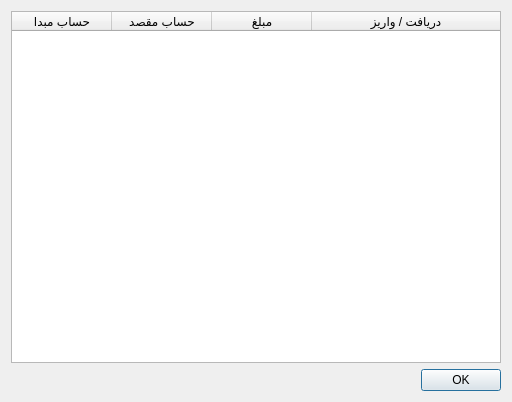
<?xml version="1.0" encoding="UTF-8"?>
<ui version="4.0">
 <class>transeaction_dia</class>
 <widget class="QDialog" name="transeaction_dia">
  <property name="geometry">
   <rect>
    <x>0</x>
    <y>0</y>
    <width>512</width>
    <height>402</height>
   </rect>
  </property>
  <property name="windowTitle">
   <string>Dialog</string>
  </property>
  <layout class="QVBoxLayout" name="verticalLayout">
   <item>
    <widget class="QTableWidget" name="transactiontable">
     <property name="whatsThis">
      <string>نمایش اطلاعات تراکنش </string>
     </property>
     <property name="editTriggers">
      <set>QAbstractItemView::NoEditTriggers</set>
     </property>
     <property name="alternatingRowColors">
      <bool>true</bool>
     </property>
     <property name="selectionBehavior">
      <enum>QAbstractItemView::SelectRows</enum>
     </property>
     <attribute name="horizontalHeaderStretchLastSection">
      <bool>true</bool>
     </attribute>
     <column>
      <property name="text">
       <string>حساب مبدا</string>
      </property>
     </column>
     <column>
      <property name="text">
       <string>حساب مقصد</string>
      </property>
     </column>
     <column>
      <property name="text">
       <string>مبلغ</string>
      </property>
     </column>
     <column>
      <property name="text">
       <string>دریافت / واریز</string>
      </property>
     </column>
    </widget>
   </item>
   <item>
    <widget class="QDialogButtonBox" name="buttonBox">
     <property name="orientation">
      <enum>Qt::Horizontal</enum>
     </property>
     <property name="standardButtons">
      <set>QDialogButtonBox::Ok</set>
     </property>
    </widget>
   </item>
  </layout>
 </widget>
 <resources/>
 <connections>
  <connection>
   <sender>buttonBox</sender>
   <signal>accepted()</signal>
   <receiver>transeaction_dia</receiver>
   <slot>accept()</slot>
   <hints>
    <hint type="sourcelabel">
     <x>248</x>
     <y>254</y>
    </hint>
    <hint type="destinationlabel">
     <x>157</x>
     <y>274</y>
    </hint>
   </hints>
  </connection>
  <connection>
   <sender>buttonBox</sender>
   <signal>rejected()</signal>
   <receiver>transeaction_dia</receiver>
   <slot>reject()</slot>
   <hints>
    <hint type="sourcelabel">
     <x>316</x>
     <y>260</y>
    </hint>
    <hint type="destinationlabel">
     <x>286</x>
     <y>274</y>
    </hint>
   </hints>
  </connection>
 </connections>
</ui>
